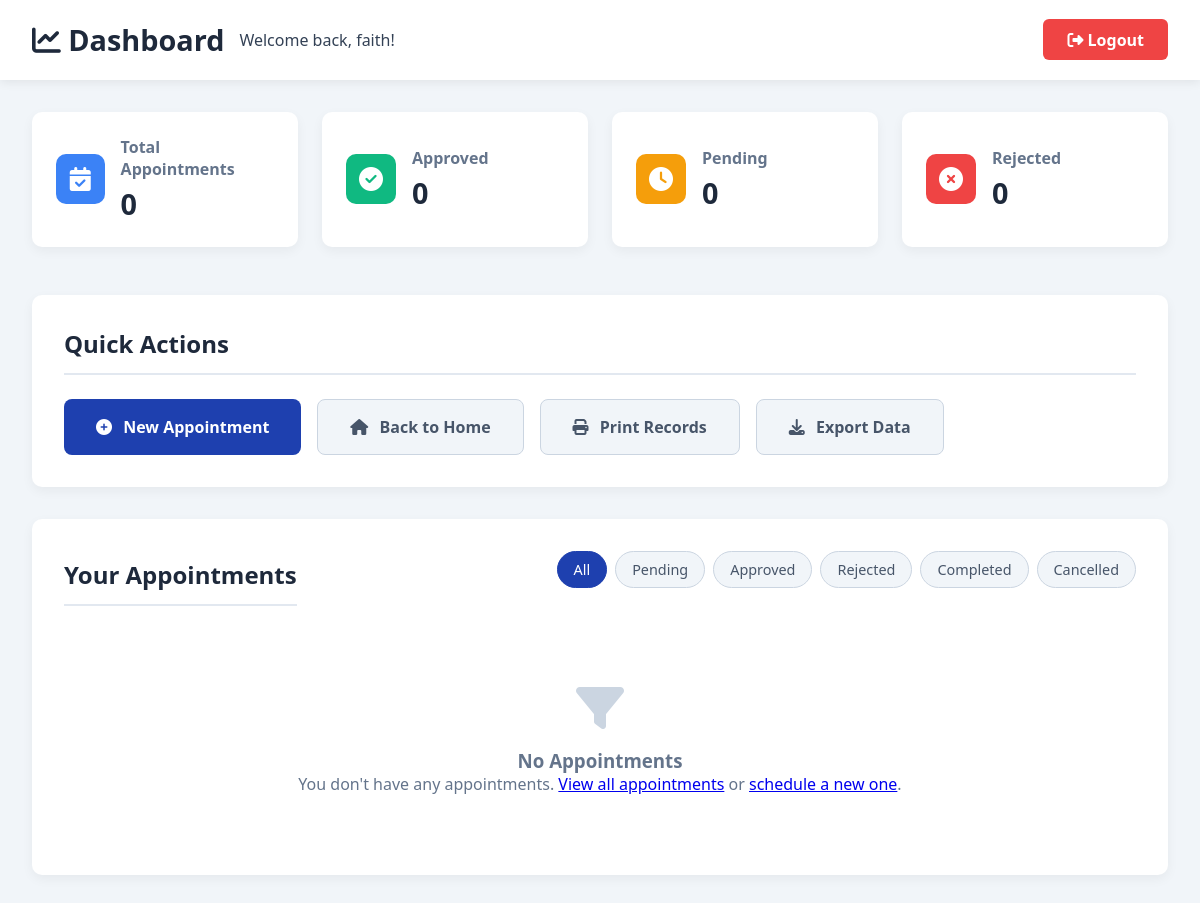
/dashboard/ (signed in), run on an earlier commit of the app's database.
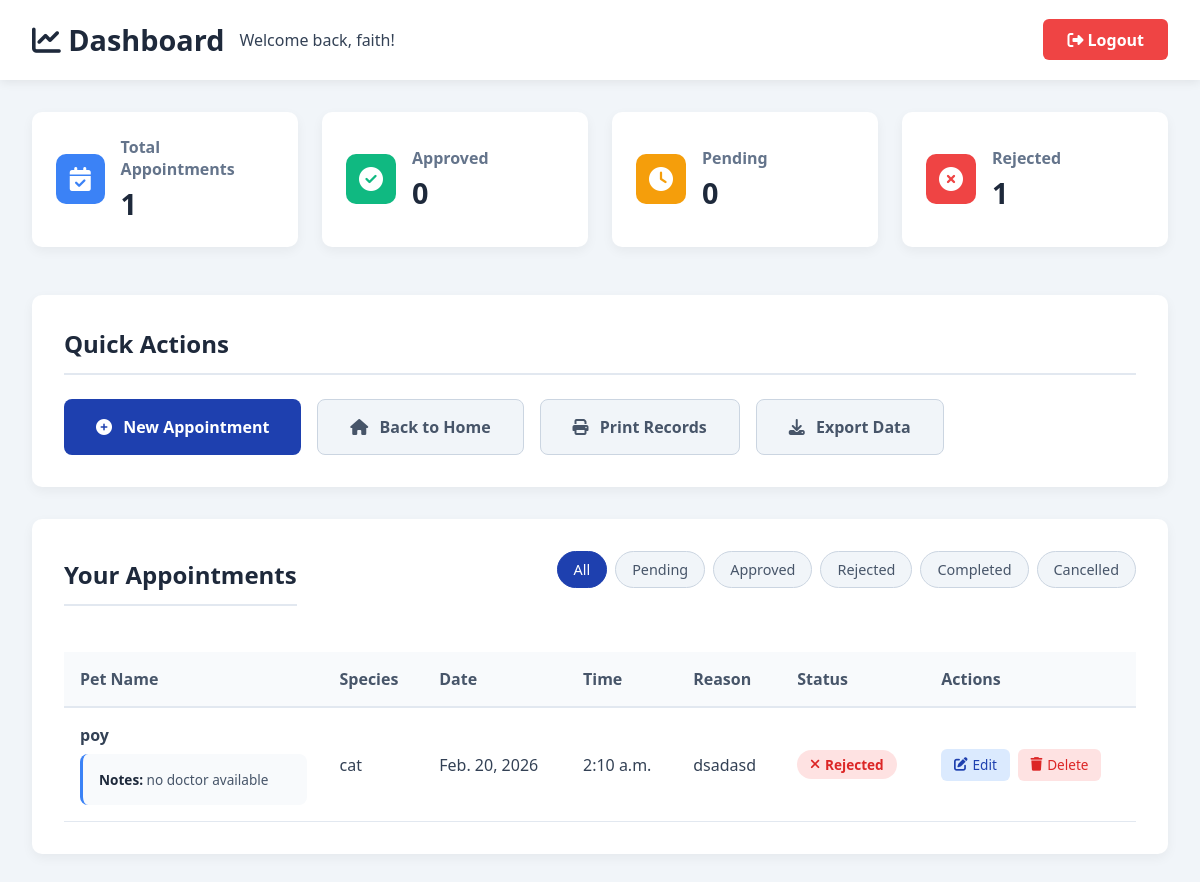
And on a later commit of the database.
### appointments/models.py (models this page shows, shortened)
class Appointment(models.Model):
    STATUS_CHOICES = [
        ('pending', 'Pending'),
        ('approved', 'Approved'),
        ('rejected', 'Rejected'),
        ('completed', 'Completed'),
        ('cancelled', 'Cancelled'),
    ]
    user = models.ForeignKey(User, on_delete=models.CASCADE)
    pet_name = models.CharField(max_length=100)
    species = models.CharField(max_length=100)
    appointment_date = models.DateField()
    appointment_time = models.TimeField()
    reason = models.TextField()
    status = models.CharField(max_length=20, choices=STATUS_CHOICES, default='pending')
    created_at = models.DateTimeField(auto_now_add=True)
    updated_at = models.DateTimeField(auto_now=True)
    notes = models.TextField(blank=True, null=True)  # For admin notes
    class Meta:
        ordering = ['-appointment_date', '-appointment_time']

### appointments/views.py (the view)
# urls.py: path('dashboard/', views.dashboard, name='dashboard'),
@login_required
def dashboard(request):
    if request.user.is_superuser:
        return redirect('admin_dashboard')
    appointments = Appointment.objects.filter(user=request.user)
    status_filter = request.GET.get('status', 'all')
    if status_filter != 'all':
        appointments = appointments.filter(status=status_filter)
    today = date.today()
    appointments_today = appointments.filter(appointment_date=today).count()
    all_user_appointments = Appointment.objects.filter(user=request.user)
    pending_count = all_user_appointments.filter(status='pending').count()
    approved_count = all_user_appointments.filter(status='approved').count()
    rejected_count = all_user_appointments.filter(status='rejected').count()
    completed_count = all_user_appointments.filter(status='completed').count()
    context = {
        'appointments': appointments,
        'appointments_today': appointments_today,
        'pending_count': pending_count,
        'approved_count': approved_count,
        'rejected_count': rejected_count,
        'completed_count': completed_count,
        'is_admin': False,
    }
    return render(request, "appointments/dashboard.html", context)

### appointments/templates/appointments/dashboard.html (shortened to what this page needs)
<!DOCTYPE html>
<html lang="en">
<head>
    <link rel="stylesheet" href="https://cdnjs.cloudflare.com/ajax/libs/font-awesome/6.4.0/css/all.min.css">
</head>
<body>
    <header class="dashboard-header">
        <div class="dashboard-title">
            <h1><i class="fas fa-chart-line"></i> Dashboard</h1>
            <span>Welcome back, {{ user.username }}!</span>
        </div>
        <div class="user-info">
            <a href="{% url 'logout' %}" class="btn-logout">
                <i class="fas fa-sign-out-alt"></i> Logout
            </a>
        </div>
    </header>
    <main class="dashboard-container">
        <div class="stats-grid">
            <div class="stat-card">
                <div class="stat-icon icon-blue">
                    <i class="fas fa-calendar-check"></i>
                </div>
                <div class="stat-content">
                    <h3>Total Appointments</h3>
                    <div class="stat-number">{{ appointments.count }}</div>
                </div>
            </div>
            <div class="stat-card">
                <div class="stat-icon icon-green">
                    <i class="fas fa-check-circle"></i>
                </div>
                <div class="stat-content">
                    <h3>Approved</h3>
                    <div class="stat-number">{{ approved_count }}</div>
                </div>
            </div>
            <div class="stat-card">
                <div class="stat-icon icon-orange">
                    <i class="fas fa-clock"></i>
                </div>
                <div class="stat-content">
                    <h3>Pending</h3>
                    <div class="stat-number">{{ pending_count }}</div>
                </div>
            </div>
            <div class="stat-card">
                <div class="stat-icon icon-red">
                    <i class="fas fa-times-circle"></i>
                </div>
                <div class="stat-content">
                    <h3>Rejected</h3>
                    <div class="stat-number">{{ rejected_count }}</div>
                </div>
            </div>
        </div>
        <section class="actions-section">
            <h2 class="section-title">Quick Actions</h2>
            <div class="action-buttons">
                <a href="{% url 'add_appointment' %}" class="btn-action btn-primary">
                    <i class="fas fa-plus-circle"></i> New Appointment
                </a>
                <a href="{% url 'home' %}" class="btn-action btn-secondary">
                    <i class="fas fa-home"></i> Back to Home
                </a>
                <a href="#" class="btn-action btn-secondary" onclick="window.print()">
                    <i class="fas fa-print"></i> Print Records
                </a>
                <a href="#" class="btn-action btn-secondary" onclick="exportToCSV()">
                    <i class="fas fa-download"></i> Export Data
                </a>
            </div>
        </section>
        <section class="appointments-section">
            <div style="display: flex; justify-content: space-between; align-items: center; margin-bottom: 1.5rem;">
                <h2 class="section-title" style="margin: 0;">Your Appointments</h2>
                <div class="filter-tabs">
                    <a href="?status=all" class="filter-tab {% if current_filter == 'all' or not current_filter %}active{% endif %}">All</a>
                    <a href="?status=pending" class="filter-tab {% if current_filter == 'pending' %}active{% endif %}">Pending</a>
                    <a href="?status=approved" class="filter-tab {% if current_filter == 'approved' %}active{% endif %}">Approved</a>
                    <a href="?status=rejected" class="filter-tab {% if current_filter == 'rejected' %}active{% endif %}">Rejected</a>
                    <a href="?status=completed" class="filter-tab {% if current_filter == 'completed' %}active{% endif %}">Completed</a>
                    <a href="?status=cancelled" class="filter-tab {% if current_filter == 'cancelled' %}active{% endif %}">Cancelled</a>
                </div>
            </div>
            {% if appointments %}
            <div class="table-container">
                <table class="appointments-table">
                    <thead>
                        <tr>
                            <th>Pet Name</th>
                            <th>Species</th>
                            <th>Date</th>
                            <th>Time</th>
                            <th>Reason</th>
                            <th>Status</th>
                            <th>Actions</th>
                        </tr>
                    </thead>
                    <tbody>
                        {% for appointment in appointments %}
                        <tr>
                            <td>
                                <strong>{{ appointment.pet_name }}</strong>
                                {% if appointment.notes %}
                                <div class="notes-section">
                                    <strong>Notes:</strong> {{ appointment.notes }}
                                </div>
                                {% endif %}
                            </td>
                            <td>{{ appointment.species }}</td>
                            <td>{{ appointment.appointment_date }}</td>
                            <td>{{ appointment.appointment_time }}</td>
                            <td>{{ appointment.reason|truncatechars:30 }}</td>
                            <td>
                                {% if appointment.status == 'pending' %}
                                    <span class="status-badge status-pending">
                                        <i class="fas fa-clock"></i> Pending
                                    </span>
                                {% elif appointment.status == 'approved' %}
                                    <span class="status-badge status-approved">
                                        <i class="fas fa-check"></i> Approved
                                    </span>
                                {% elif appointment.status == 'rejected' %}
                                    <span class="status-badge status-rejected">
                                        <i class="fas fa-times"></i> Rejected
                                    </span>
                                {% elif appointment.status == 'completed' %}
                                    <span class="status-badge status-completed">
                                        <i class="fas fa-check-double"></i> Completed
                                    </span>
                                {% elif appointment.status == 'cancelled' %}
                                    <span class="status-badge status-cancelled">
                                        <i class="fas fa-ban"></i> Cancelled
                                    </span>
                                {% endif %}
                            </td>
                            <td>
                                <div class="action-buttons-cell">
                                    {% if appointment.status == 'pending' or appointment.status == 'rejected' %}
                                        <a href="{% url 'edit_appointment' appointment.id %}" class="action-btn btn-edit">
                                            <i class="fas fa-edit"></i> Edit
                                        </a>
                                        <a href="{% url 'delete_appointment' appointment.id %}" class="action-btn btn-delete">
                                            <i class="fas fa-trash"></i> Delete
                                        </a>
                                    {% elif appointment.status == 'completed' %}
                                        <button class="action-btn btn-disabled" disabled>
                                            <i class="fas fa-check-double"></i> Completed
                                        </button>
                                    {% elif appointment.status == 'cancelled' %}
                                        <button class="action-btn btn-disabled" disabled>
                                            <i class="fas fa-ban"></i> Cancelled
                                        </button>
                                    {% endif %}
                                </div>
                            </td>
                        </tr>
                        {% endfor %}
                    </tbody>
                </table>
            </div>
            {% else %}
            <div class="empty-state">
                {% if current_filter != 'all' %}
                    <i class="fas fa-filter"></i>
                    <h3>No {{ current_filter|title }} Appointments</h3>
                    <p>You don't have any {{ current_filter }} appointments.
                       <a href="?status=all">View all appointments</a> or
                       <a href="{% url 'add_appointment' %}">schedule a new one</a>.</p>
                {% endif %}
            </div>
            {% endif %}
        </section>
    </main>
</body>
</html>

### appointments/templates/appointments/dashboard.html (style rules this page uses)
* { margin: 0; padding: 0; box-sizing: border-box; font-family: 'Segoe UI', Tahoma, Geneva, Verdana, sans-serif; }
body { background-color: #f1f5f9; color: #334155; }
.dashboard-header { background: white; box-shadow: 0 2px 10px rgba(0, 0, 0, 0.08); padding: 1.2rem 2rem; display: flex; justify-content: space-between; align-items: center; }
.dashboard-title { display: flex; align-items: center; gap: 15px; }
.dashboard-title h1 { font-size: 1.8rem; color: #1e293b; }
.user-info { display: flex; align-items: center; gap: 20px; }
.btn-logout { background: #ef4444; color: white; padding: 0.6rem 1.5rem; border-radius: 6px; text-decoration: none; font-weight: 600; transition: background 0.3s; }
.dashboard-container { max-width: 1200px; margin: 2rem auto; padding: 0 2rem; }
.stats-grid { display: grid; grid-template-columns: repeat(auto-fit, minmax(240px, 1fr)); gap: 1.5rem; margin-bottom: 3rem; }
.stat-card { background: white; padding: 1.5rem; border-radius: 10px; box-shadow: 0 4px 12px rgba(0, 0, 0, 0.05); display: flex; align-items: center; gap: 1rem; }
.stat-icon { width: 50px; height: 50px; border-radius: 10px; display: flex; align-items: center; justify-content: center; font-size: 1.5rem; color: white; }
.icon-blue { background: #3b82f6; }
.icon-green { background: #10b981; }
.icon-orange { background: #f59e0b; }
.icon-red { background: #ef4444; }
.stat-content h3 { font-size: 1rem; color: #64748b; margin-bottom: 0.3rem; }
.stat-number { font-size: 1.8rem; font-weight: 700; color: #1e293b; }
.actions-section { background: white; padding: 2rem; border-radius: 10px; box-shadow: 0 4px 12px rgba(0, 0, 0, 0.05); margin-bottom: 2rem; }
.section-title { font-size: 1.5rem; color: #1e293b; margin-bottom: 1.5rem; padding-bottom: 0.8rem; border-bottom: 2px solid #e2e8f0; }
.action-buttons { display: flex; gap: 1rem; flex-wrap: wrap; }
.btn-action { padding: 1rem 2rem; border-radius: 8px; text-decoration: none; font-weight: 600; transition: all 0.3s; display: flex; align-items: center; gap: 0.7rem; }
.btn-primary { background: #1e40af; color: white; }
.btn-secondary { background: #f1f5f9; color: #475569; border: 1px solid #cbd5e1; }
.appointments-section { background: white; padding: 2rem; border-radius: 10px; box-shadow: 0 4px 12px rgba(0, 0, 0, 0.05); }
.table-container { overflow-x: auto; }
.appointments-table { width: 100%; border-collapse: collapse; margin-top: 1rem; }
.appointments-table th { background: #f8fafc; padding: 1rem; text-align: left; color: #475569; font-weight: 600; border-bottom: 2px solid #e2e8f0; }
.appointments-table td { padding: 1rem; border-bottom: 1px solid #e2e8f0; }
.status-badge { padding: 0.3rem 0.8rem; border-radius: 20px; font-size: 0.85rem; font-weight: 600; display: inline-flex; align-items: center; gap: 0.3rem; }
.status-rejected { background: #fee2e2; color: #dc2626; }
.action-buttons-cell { display: flex; gap: 0.5rem; flex-wrap: wrap; }
.action-btn { padding: 0.4rem 0.8rem; border-radius: 6px; text-decoration: none; font-size: 0.85rem; font-weight: 500; border: none; cursor: pointer; transition: all 0.3s; display: inline-flex; align-items: center; gap: 0.3rem; }
.btn-edit { background: #dbeafe; color: #1e40af; }
.btn-delete { background: #fee2e2; color: #dc2626; }
.filter-tabs { display: flex; gap: 0.5rem; margin-bottom: 1.5rem; flex-wrap: wrap; }
.filter-tab { padding: 0.5rem 1rem; border-radius: 20px; text-decoration: none; font-size: 0.9rem; font-weight: 500; background: #f1f5f9; color: #475569; border: 1px solid #cbd5e1; }
.filter-tab.active { background: #1e40af; color: white; border-color: #1e40af; }
.notes-section { background: #f8fafc; padding: 1rem; border-radius: 8px; margin-top: 0.5rem; font-size: 0.85rem; color: #475569; border-left: 3px solid #3b82f6; }
.notes-section strong { color: #1e293b; }

What changed in the data, as far as the page shows it:
added Appointment: pet_name "poy", notes "no doctor available", species "cat", appointment_date "Feb. 20, 2026", appointment_time "2:10 a.m.", reason "dsadasd", status "rejected" (drawn)
Also different on the page:
{{ appointments.count }}: "0" → "1"
{{ rejected_count }}: "0" → "1"
text no longer shown: "No Appointments You don't have any appointments. View all appointments or schedule a new one ."
text now shown: "Pet Name Species Date Time Reason Status Actions"
